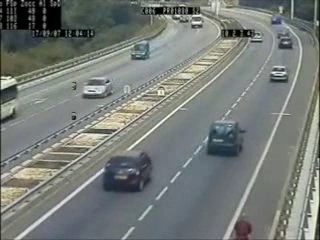
#> input picture frame 75 of Student_folder/images/cars.avi, 320 x 240 px, given in place of walking.avi, which was not available
$ python ObjectTracking_Ex1.py
#> lines starting #> are read from the running program, lines starting #| are printed output that depends on the picture; after the words box and inside, x2 and y2 are one past the last pixel; in counts of white or black regions, pixels touching at a corner belong together; pictures that were not available may be replaced by others from this repository, and a replacement may not be noted
# ObjectTracking_Ex1.py

# CSCI-509 - AI & Computer Vision | Summer 2022 | USC Upstate
# Thu. 06/16/2022
# Trevor Reynen

# Here, we create a simple application which tracks some points in a video.
# Lucas-Kanade Optical Flow in OpenCV.


# Imports.
import cv2
import numpy as np


# OpenCV provides all these in a single function, cv.calcOpticalFlowPyrLK(). Check the slides for
# details of parameter.

# Load video.
cap = cv2.VideoCapture('./assets/images/walking.avi')
#cap = cv2.VideoCapture('./assets/images/cars.avi')

# OpenCV has a function, cv2.goodFeaturesToTrack().
# It finds N strongest corners in the image by Shi-Tomasi method (or Harris Corner Detection, if
# you specify it).

# Set parameters for ShiTomasi corner detection.
feature_params = dict(maxCorners=100, qualityLevel=0.3, minDistance=7, blockSize=7)

# Set parameters for Lucas-Kanade Optical Flow.
lucas_kanade_params = dict(winSize=(15, 15),
                           maxLevel=2,
                           criteria=(cv2.TERM_CRITERIA_EPS | cv2.TERM_CRITERIA_COUNT, 10, 0.03))


# ==========<  Code above was given (I formatted), code below was from lab video.  >==========

# Create some random colors. Used to create our trails for object movement in the image. Last
# parameter is the dimension of matrix.
color = np.random.randint(0, 255, (100, 3))
print(color)

# Take first frame and find corners in it.
# OpenCV has a function, cv2.goodFeaturesToTrack().
# It finds N strongest corners in the image by Shi-Tomasi method (or Harris Corner Detection, if
# you specify it).
ret, prev_frame = cap.read()
#> prev_frame is the input picture: shape (240, 320, 3); mean B, G, R 120, 123.9, 118.8
prev_gray = cv2.cvtColor(prev_frame, cv2.COLOR_BGR2GRAY)

# Find initial corner locations.
prev_corners = cv2.goodFeaturesToTrack(prev_gray, mask=None, **feature_params)
#> prev_corners = 38 rows, first 8: [164, 11], [2, 79], [1, 86], [177, 12], [190, 11], [152, 9], [197, 11], [160, 92]

# Create a mask image for drawing purposes. Mask is zero-like matrix.
mask = np.zeros_like(prev_frame)

# After finding initial points, we iteratively track those points.
while 1:
    ret, frame = cap.read()
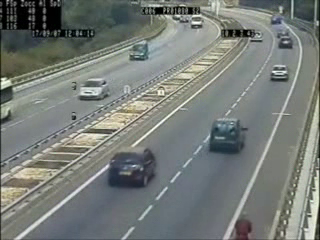
#> input picture frame 76 of Student_folder/images/cars.avi, 320 x 240 px, given in place of walking.avi, which was not available
#> frame is the input picture: shape (240, 320, 3); mean B, G, R 119.9, 124, 118.8

    cv2.imshow('Original', frame)

    frame_gray = cv2.cvtColor(frame, cv2.COLOR_BGR2GRAY)

    # Calculate Optical Flow. For the function cv.calcOpticalFlowPyrLK() we pass the previous
    # frame, previous points and next frame. It returns next points along with some status numbers
    # which has a value of 1 if next point is found, else zero.

    # We iteratively pass these next points as previous points in next step.
    new_corners, status, errors = cv2.calcOpticalFlowPyrLK(prev_gray,
                                                           frame_gray,
                                                           prev_corners,
                                                           None,
                                                           **lucas_kanade_params)
#> new_corners = 38 rows, first 8: [164, 11.01], [-3.48, 80.46], [-3.05, 86.7], [177.1, 12], [190, 11.04], [152, 9.03], [197, 11.08], [160, 92]; status = 38 values from 1 to 1; errors = 38 values, max 38.46 at index 2, min 0.48 at index 30, mean 4.9

    # Select and store good points.
    good_new = new_corners[status == 1]
#> good_new = 38 pairs, first value -3.48 to 318, second value 1 to 230
    good_old = prev_corners[status == 1]
#> good_old = 38 pairs, first value 1 to 318, second value 1 to 230
    #print(good_new)

    # Draw the tracks.
    for i, (new, old) in enumerate(zip(good_new, good_old)):
        # a, b is the coordinate of next position.
        a, b = new.ravel()
        # c, d is the coordinate of previous position.
        c, d = old.ravel()

        # Draw the line between two points between 2 frames.
        mask = cv2.line(mask, (a, b), (c, d), color[i].tolist(), 2)

        # Draw the circle around the object. frame is the original image.
        newframe = cv2.circle(frame, (a, b), 6, color[i].tolist(), -1)
#> this loop made 38 passes
#> (a, b, c, d) on passes 1 to 12: (164, 11.01, 164, 11), (-3.48, 80.46, 2, 79), (-3.05, 86.7, 1, 86), (177.1, 12, 177, 12), (190, 11.04, 190, 11), (152, 9.03, 152, 9), (197, 11.08, 197, 11), (160, 92, 160, 92), (249.1, 33.81, 249, 34), (307, 217, 307, 217), (304, 230, 304, 230), (79, 34, 79, 34)
#> pass 2, `mask = cv2.line(mask, (a, b), (c, d), color[i].tolist(), 2)`:
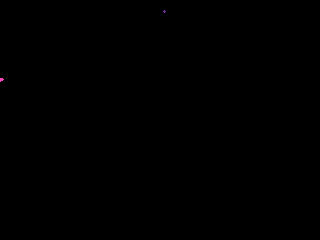
#> mask: shape (240, 320, 3); mean of channels 0, 1, 2 0, 0, 0; drawn as B, G, R
#> pass 2, `newframe = cv2.circle(frame, (a, b), 6, color[i].tolist(), -1)`:
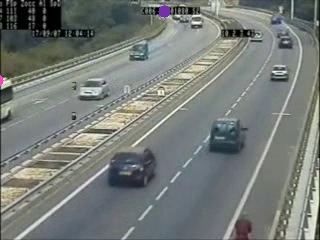
#> newframe: shape (240, 320, 3); mean B, G, R 120, 123.9, 118.9
#> after the loop:
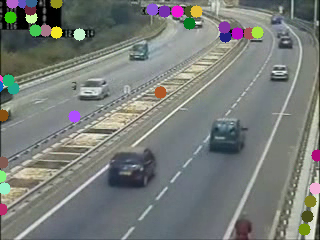
#> frame: shape (240, 320, 3); 4.71% of pixels changed, all inside (x1, y1, x2, y2) = (0, 0, 320, 236)
#> after the loop:
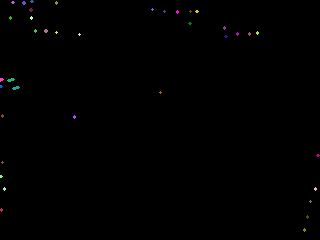
#> mask: shape (240, 320, 3); 0.39% of pixels changed, all inside (x1, y1, x2, y2) = (0, 0, 320, 232); drawn as B, G, R

    # Tracking line.
    #edited_img = mask

    # We can draw the circle first.
    #edited_img = newframe

    # Image Addition (tracking line and draw the circle). Calculates the per-element sum of two
    # arrays or an array and a scalar.
    edited_img = cv2.add(newframe, mask)

    # Show Optical Flow
    cv2.imshow('Optical Flow - Lucas-Kanade', edited_img)

    if cv2.waitKey(1) == 13:  # 13 is the Enter key.
#> (key Esc is pressed here)
        break

    # Now update the previous frame and previous points.
    prev_gray = frame_gray.copy()
    prev_corners = good_new.reshape(-1, 1, 2)
#> prev_corners has the same summary as new_corners

cap.release()
cv2.destroyAllWindows()

$ run again, starting later in the video
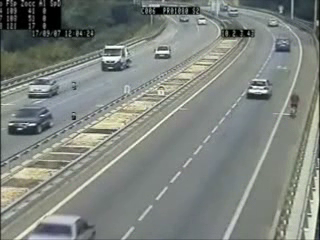
#> input picture frame 337 of Student_folder/images/cars.avi, 320 x 240 px, given in place of walking.avi, which was not available
#> prev_frame is the input picture: shape (240, 320, 3); mean B, G, R 126.3, 131.7, 126
#> `prev_corners = cv2.goodFeaturesToTrack(prev_gray, mask=None, **feature..`: prev_corners = 47 rows, first 8: [165, 12], [122, 50], [173, 9], [190, 11], [152, 9], [249, 34], [73, 118], [122, 58]
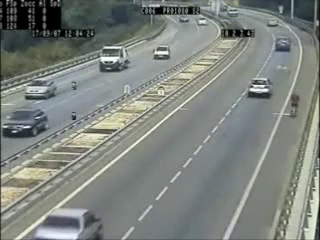
#> input picture frame 338 of Student_folder/images/cars.avi, 320 x 240 px, given in place of walking.avi, which was not available
#> frame is the input picture: shape (240, 320, 3); mean B, G, R 126.6, 131.9, 126.2
#> new_corners = 47 rows, first 8: [165, 12], [120.3, 50.52], [173, 8.99], [190, 10.98], [152, 9], [249, 34], [73.01, 118], [120.3, 58.49]; status = 47 values from 1 to 1; errors = 47 values, max 25.78 at index 43, min 0 at index 39, mean 3.5
#> good_new = 47 pairs, first value 2.01 to 315, second value 2.99 to 228
#> good_old = 47 pairs, first value 2 to 315, second value 3 to 228
#> the loop `for i, (new, old) in enumerate(zip(good_new, good_old)):` made 47 passes
#> (a, b, c, d) on passes 1 to 8: (165, 12, 165, 12), (120.3, 50.52, 122, 50), (173, 8.99, 173, 9), (190, 10.98, 190, 11), (152, 9, 152, 9), (249, 34, 249, 34), (73.01, 118, 73, 118), (120.3, 58.49, 122, 58)
#> after the loop `for i, (new, old) in enumerate(zip(good_new, good_old)):`:
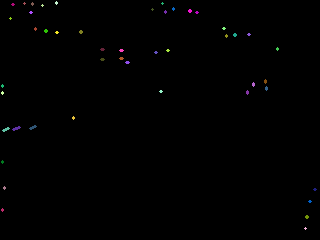
#> mask: shape (240, 320, 3); mean of channels 0, 1, 2 0.7, 0.7, 0.7; drawn as B, G, R
#> `prev_corners = good_new.reshape(-1, 1, 2)`: prev_corners has the same summary as new_corners

$ run again, starting later in the video
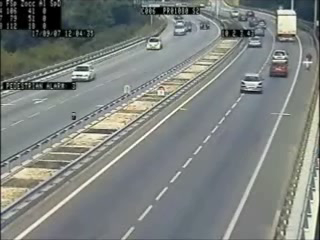
#> input picture frame 600 of Student_folder/images/cars.avi, 320 x 240 px, given in place of walking.avi, which was not available
#> prev_frame is the input picture: shape (240, 320, 3); mean B, G, R 126.6, 129.8, 124.9
#> `prev_corners = cv2.goodFeaturesToTrack(prev_gray, mask=None, **feature..`: prev_corners = 50 rows, first 8: [290, 7], [165, 12], [5, 87], [278, 13], [190, 11], [152, 9], [157, 45], [293, 16]
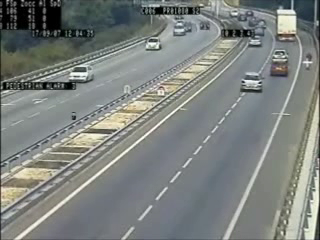
#> input picture frame 601 of Student_folder/images/cars.avi, 320 x 240 px, given in place of walking.avi, which was not available
#> frame is the input picture: shape (240, 320, 3); mean B, G, R 126.5, 129.6, 125.1
#> new_corners = 50 rows, first 8: [290, 6.94], [165, 11.98], [4.99, 87], [277.9, 12.78], [190, 11], [152, 9], [156.1, 45.22], [292.9, 15.92]; status = 50 values from 1 to 1; errors = 50 values, max 12.91 at index 29, min 0.0635 at index 45, mean 3.69
#> good_new = 50 pairs, first value 1.01 to 315, second value 1 to 229
#> good_old = 50 pairs, first value 1 to 315, second value 1 to 229
#> the loop `for i, (new, old) in enumerate(zip(good_new, good_old)):` made 50 passes
#> (a, b, c, d) on passes 1 to 8: (290, 6.94, 290, 7), (165, 11.98, 165, 12), (4.99, 87, 5, 87), (277.9, 12.78, 278, 13), (190, 11, 190, 11), (152, 9, 152, 9), (156.1, 45.22, 157, 45), (292.9, 15.92, 293, 16)
#> after the loop `for i, (new, old) in enumerate(zip(good_new, good_old)):`:
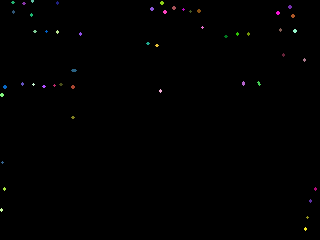
#> mask: shape (240, 320, 3); mean of channels 0, 1, 2 0.7, 0.7, 0.7; drawn as B, G, R
#> `prev_corners = good_new.reshape(-1, 1, 2)`: prev_corners has the same summary as new_corners
